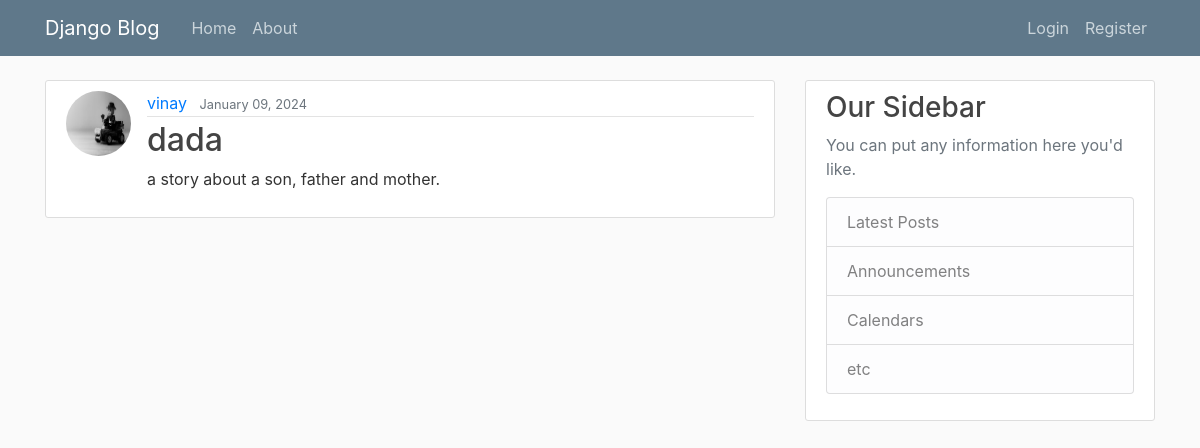
The page /post/34/ on the database its author committed.
### main/models.py (models this page shows, shortened)
class Post(models.Model):
    title = models.CharField(max_length=100)
    content = models.TextField()
    date_posted = models.DateTimeField(default=timezone.now)
    author = models.ForeignKey(User, on_delete=models.CASCADE)

### users/models.py (models this page shows, shortened)
class Profile(models.Model):
    user = models.OneToOneField(User, on_delete=models.CASCADE)
    image = models.ImageField(default='default.jpg', upload_to='profile_pics')

### main/views.py (the view)
# urls.py: path('post/<int:pk>/', PostDetailView.as_view(), name='post_detail'),
class PostDetailView(DetailView):
    model = Post

### main/templates/main/post_detail.html (shortened to what this page needs)
{% extends "main/base.html" %}
{% block content %}
  <article class="media content-section">
    <img class="rounded-circle article-img" src="{{ post.author.profile.image.url }}">
    <div class="media-body">
      <div class="article-metadata">
        <a class="mr-2" href="{% url 'user_posts' object.author.username %}">{{ object.author }}</a>
        <small class="text-muted">{{ object.date_posted| date:"F d, Y"}}</small>
      </div>
      <h2 class="article-title" > {{ object.title }} </h2>
      <p class="article-content">{{ object.content }}</p>
    </div>
  </article>
{%endblock content %}

### main/static/main/maiz.css (style rules this page uses)
body { background: #fafafa; color: #333333; margin-top: 5rem; }
h1, h2, h3, h4, h5, h6 { color: #444444; }
.content-section { background: #ffffff; padding: 10px 20px; border: 1px solid #dddddd; border-radius: 3px; margin-bottom: 20px; }
.article-title { color: #444444; }
.article-content { white-space: pre-line; }
.article-img { height: 65px; width: 65px; margin-right: 16px; }
.article-metadata { padding-bottom: 1px; margin-bottom: 4px; border-bottom: 1px solid #e3e3e3 }

### rows shown on the page
Post: author.profile.image (picture), author "vinay", date_posted "January 09, 2024", title "dada", content "a story about a son, father and mother."
